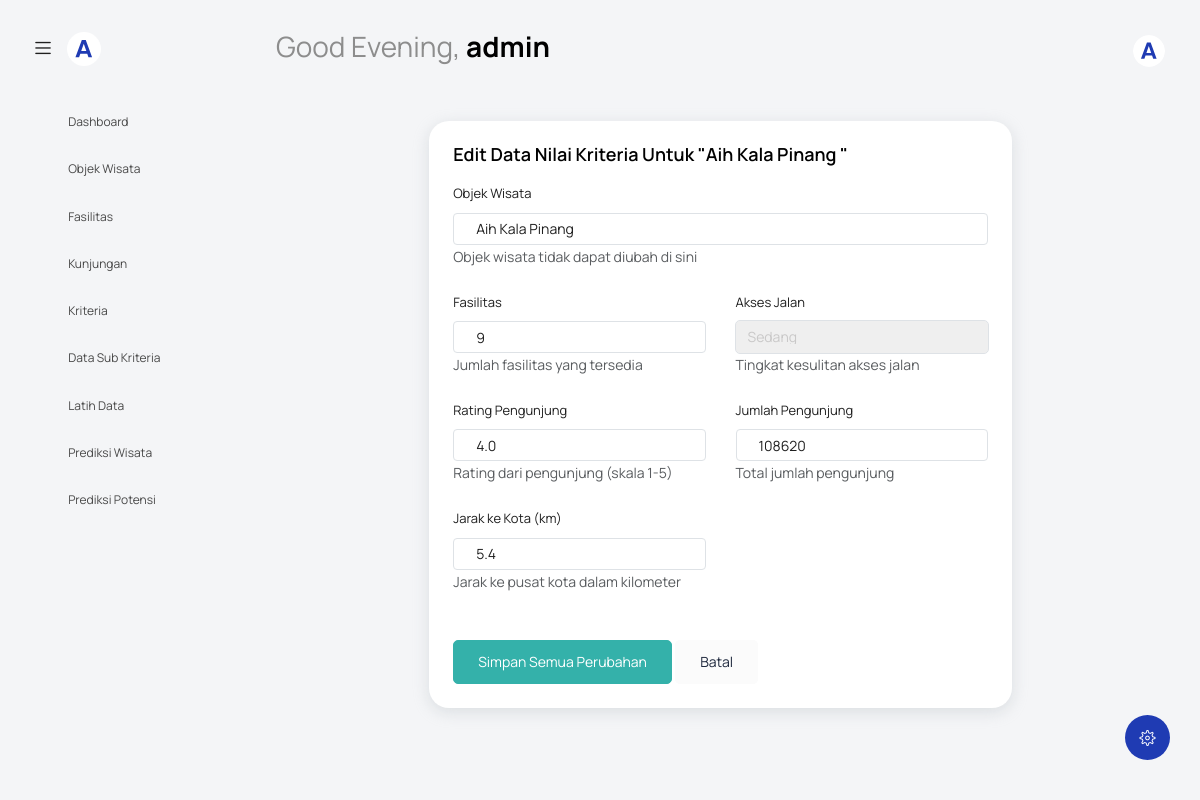
Before: /index.php?page=data_kriteria_edit&id_objek=28 (signed in) with the older database file.
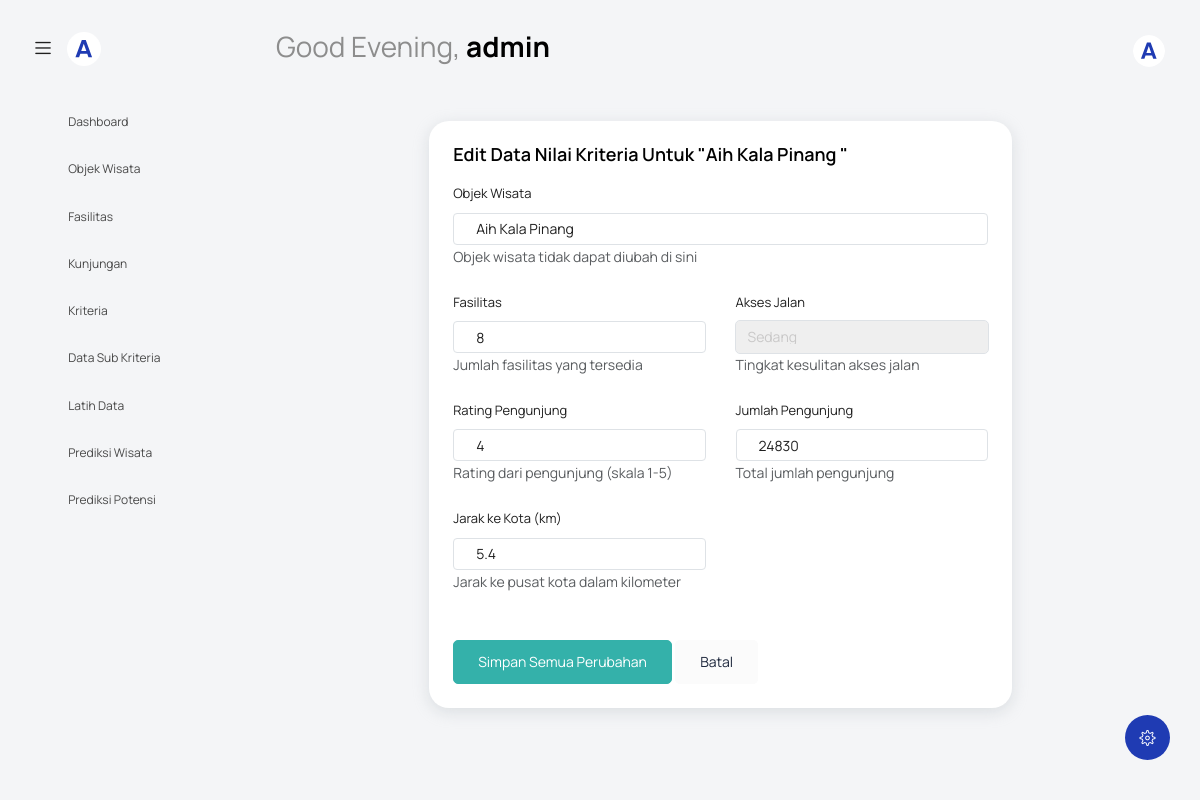
After: the same page with the newer database file.
### tables this page shows
CREATE TABLE `data_kriteria` (
  `id_data_kriteria` int(11) NOT NULL,
  `id_objek` int(11) NOT NULL,
  `id_kriteria` int(11) NOT NULL,
  `nilai` varchar(100) NOT NULL
);

### view/data-kriteria/edit-data.php (the view, shortened to what the changed rows need)
<?php include('view/template/header.php'); ?>
<?php
include('koneksi.php');
$id_objek = isset($_GET['id_objek']) ? $_GET['id_objek'] : 0;
$query_objek = "SELECT * FROM objek_wisata WHERE id_objek = '$id_objek'";
$result_objek = mysqli_query($conn, $query_objek);
$data_objek = mysqli_fetch_assoc($result_objek);
$data_kriteria = [];
$query_kriteria = "SELECT dk.*, k.nama_kriteria
                  FROM data_kriteria dk
                  JOIN kriteria k ON dk.id_kriteria = k.id_kriteria
                  WHERE dk.id_objek = '$id_objek'";
$result_kriteria = mysqli_query($conn, $query_kriteria);
while ($row = mysqli_fetch_assoc($result_kriteria)) {
  $data_kriteria[$row['id_kriteria']] = [
    'id_data_kriteria' => $row['id_data_kriteria'],
    'nilai' => $row['nilai'],
    'nama_kriteria' => $row['nama_kriteria']
  ];
}
?>
<body class="with-welcome-text">
  <div class="container-scroller">
    <?php include 'view/template/navbar.php'; ?>
    <div class="container-fluid page-body-wrapper">
      <?php include 'view/template/setting_panel.php'; ?>
      <?php include 'view/template/sidebar.php'; ?>
      <div class="main-panel">
        <div class="content-wrapper">
          <div class="row">
            <div class="col-md-8 mx-auto">
              <div class="card">
                <div class="card-body">
                  <h4 class="card-title">Edit Data Nilai Kriteria untuk "<?php echo htmlspecialchars($data_objek['nama_objek']); ?>"</h4>
                  <form action="controller/data-kriteria.php?aksi=update_all" method="POST">
                    <div class="form-group">
                      <label for="nama_objek">Objek Wisata</label>
                      <input type="text" class="form-control" value="<?php echo htmlspecialchars($data_objek['nama_objek']); ?>" readonly>
                      <small class="form-text text-muted">Objek wisata tidak dapat diubah di sini</small>
                    </div>
                    <div class="row">
                      <div class="col-md-6">
                        <div class="form-group">
                          <label for="nilai_1">Fasilitas</label>
                          <?php
                          $nilai_1 = isset($data_kriteria[1]) ? $data_kriteria[1]['nilai'] : '';
                          ?>
                          <input type="number" step="any" name="nilai[1]" id="nilai_1" class="form-control" value="<?php echo $nilai_1; ?>" placeholder="Jumlah fasilitas">
                          <small class="form-text text-muted">Jumlah fasilitas yang tersedia</small>
                        </div>
                      </div>
                      <div class="col-md-6">
                        <div class="form-group">
                          <label for="nilai_2">Akses Jalan</label>
                          <?php
                          $nilai_2 = isset($data_kriteria[2]) ? $data_kriteria[2]['nilai'] : '';
                          ?>
                          <select name="nilai[2]" id="nilai_2" class="form-control">
                            <option value="3" <?php echo ($nilai_2 == 3) ? 'selected' : ''; ?>>Sedang</option>
                          </select>
                          <small class="form-text text-muted">Tingkat kesulitan akses jalan</small>
                        </div>
                      </div>
                    </div>
                    <div class="row">
                      <div class="col-md-6">
                        <div class="form-group">
                          <label for="nilai_3">Rating Pengunjung</label>
                          <?php
                          $nilai_3 = isset($data_kriteria[3]) ? $data_kriteria[3]['nilai'] : '';
                          ?>
                          <input type="number" step="0.1" min="1" max="5" name="nilai[3]" id="nilai_3" class="form-control" value="<?php echo $nilai_3; ?>" placeholder="Rating 1-5">
                          <small class="form-text text-muted">Rating dari pengunjung (skala 1-5)</small>
                        </div>
                      </div>
                      <div class="col-md-6">
                        <div class="form-group">
                          <label for="nilai_4">Jumlah Pengunjung</label>
                          <?php
                          $nilai_4 = isset($data_kriteria[4]) ? $data_kriteria[4]['nilai'] : '';
                          ?>
                          <input type="number" step="1" min="0" name="nilai[4]" id="nilai_4" class="form-control" value="<?php echo $nilai_4; ?>" placeholder="Total pengunjung">
                          <small class="form-text text-muted">Total jumlah pengunjung</small>
                        </div>
                      </div>
                    </div>
                    <div class="row">
                      <div class="col-md-6">
                        <div class="form-group">
                          <label for="nilai_6">Jarak ke Kota (km)</label>
                          <?php
                          $nilai_6 = isset($data_kriteria[6]) ? $data_kriteria[6]['nilai'] : '';
                          ?>
                          <input type="number" step="0.1" min="0" name="nilai[6]" id="nilai_6" class="form-control" value="<?php echo $nilai_6; ?>" placeholder="Jarak dalam km">
                          <small class="form-text text-muted">Jarak ke pusat kota dalam kilometer</small>
                        </div>
                      </div>
                    </div>
                    <div class="mt-4">
                      <button type="submit" class="btn btn-success">Simpan Semua Perubahan</button>
                      <a href="index.php?page=data_kriteria" class="btn btn-light">Batal</a>
                    </div>
                  </form>
                </div>
              </div>
            </div>
          </div>
        </div>
      </div>
    </div>
  </div>
</body>
</html>

Changed rows visible on the page:
removed data_kriteria: nilai "9"
no longer on this page (row edited): data_kriteria: nilai "4.0"
no longer on this page (row edited): data_kriteria: nilai "108620"
now on this page (row edited): data_kriteria: nilai "8"
now on this page (row edited): data_kriteria: nilai "4"
now on this page (row edited): data_kriteria: nilai "24830"
